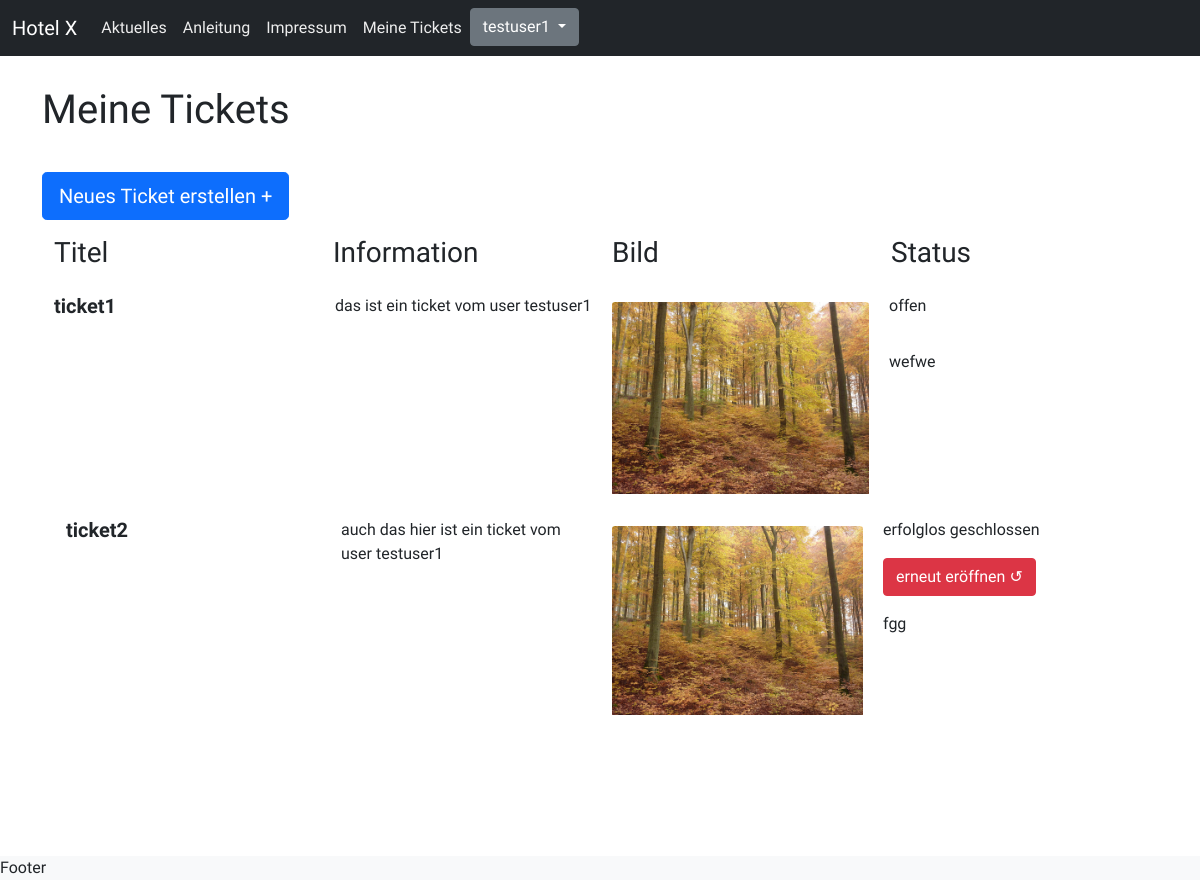
Before: /index.php?site=ticketList (signed in) with the older database file.
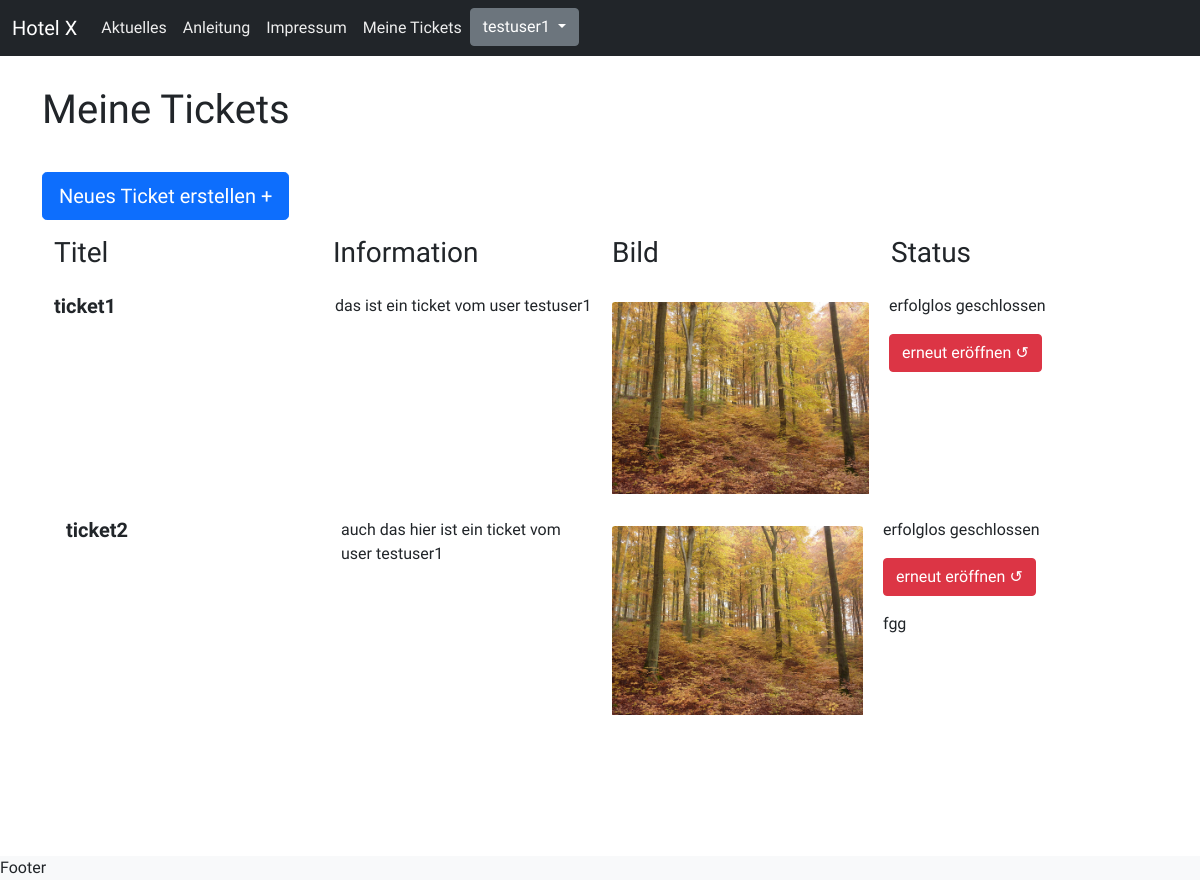
After: the same page with the newer database file.
### tables this page shows
CREATE TABLE `tickets` (
  `id` int(11) NOT NULL,
  `user_id` int(11) NOT NULL,
  `info` text NOT NULL,
  `image` varchar(250) NOT NULL,
  `state` varchar(50) NOT NULL,
  `title` varchar(80) NOT NULL,
  `timestamp` timestamp NOT NULL DEFAULT current_timestamp() ON UPDATE current_timestamp(),
  `reply` text DEFAULT NULL
);

### ticketList.php (the view, shortened to what this page needs)
<body>
    <div class="container">
<h1>Meine Tickets</h1>
<a type="button" class="btn btn-primary btn-lg" name="newTicket" href="?site=createTicket">Neues Ticket erstellen +</a>
<?php
            $sql = "Select * from tickets where user_id = ".$_SESSION["id"]." ";
            $result = $db_obj->query($sql);
          if( $result->num_rows == 0){
            echo "<p class='mt-3'>Sie haben noch keine Tickets erstellt.</p>";
          }
              else { ?>
                <div class="container my-3 d-none d-md-block">
                    <div class="row">
                      <div class="col-sm">
                        <h3>Titel</h3>
                      </div>
                      <div class="col-sm mx-auto justify-content-center">
                        <h3>Information</h3>
                      </div>
                      <div class="col-sm">
                        <h3>Bild</h3>
                      </div>
                      <div class="col-sm">
                        <h3>Status</h3>
                      </div>
                    </div>
                  </div>
              <?php } ?>
          <?php
            while ($row = $result->fetch_array()) {
            echo '<div class="container">
                      <form method="post" enctype="multipart/form-data">
                    <div class="row mt-3">
                      <input name="id" value='.$row['id'].' hidden></input>
                      <div class="col-sm">
                         <h5 class="card-title"><strong>'.$row['title'].'</strong></h5>
                      </div>
                      <div class="col-sm mx-auto justify-content-center">
                      <p class="card-text ">'.$row['info'].'</p>
                      </div>
                      <div class="col-sm p-2">
                        <img class="card-img-top" src="'.$row['image'].'" alt="image">
                      </div>
                      <div class="col-sm">
                        <p class="card-text">'.$row['state'].'</p>';
                      if($row["state"] == "erfolglos geschlossen") {
                         echo ' <button class="btn btn-danger" name="openTicket">erneut eröffnen &#x21ba;</button>';
                      }
                        echo '
                            <div class="col-sm">
                        <p class="card-text mt-3">'.$row['reply'].'</p>
                      </div>
                    </div>
                    </form>
                  </div>';
          }
         ?>
</div>
</body>

### index.php (shortened to what this page needs)
<!DOCTYPE html>
<html lang="en">
<head>
    <link rel="stylesheet" href="./css/style.css">
 <link href="https://cdn.jsdelivr.net/npm/bootstrap@5.0.0/dist/css/bootstrap.min.css" rel="stylesheet">
</head>
<header>
        <?php
        $pages = [ "home" => "./home.php",
                    "news" => "./news.php",
                    "imprint" => "./imprint.php",
                    "help" => "./help.php",
                    "login" => "./login.php",
                    "loginProcess" => "./loginProcess.php",
                    "createTicket" => "./createTicket.php",
                    "ticketList" => "./ticketList.php",
                    "loginTest" => "./loginTest.php",
                    "settings" => "./settings.php",
                    "allTickets" => "./allTickets.php",
                    "signUpGuest" => "./signUpGuest.php",
                    "userAdministration" => "./userAdministration.php",
                    "createNews" => "./createNews.php",
                    "editNews" => "./editNews.php",
                    "editNewsFormular" => "./editNewsFormular.php",
                    "userAdministration" => "./userAdministration.php",
                    "userEdit" => "./userEdit.php"];
        $site = "home";
        if (isset($_GET["site"])) {
            $site = $_GET["site"];
        }
    ?>
<?php
    include 'nav.php';
?>
</header>
<body>
  <main style="min-height: 100vh">
        <?php
            if (isset($pages[$site])) {
                include $pages[$site];
            } else {
                echo "404 site not found";
            }
        ?>
    </main>
</body>
<footer class="my-0">
    <div class="bg-light my-0 pb-0" >
        <div >
                <p class="m-0">Footer</p>
        </div>
    </div>
</footer>
</html>

### nav.php (shortened to what this page needs)
<nav class="navbar navbar-expand-lg navbar-dark bg-dark navbar-inverse">
      <div class="container-fluid">
            <a class="navbar-brand" href="./index.php">Hotel X</a>
            <div class="collapse navbar-collapse text-dark" id="navbarNav">
                <ul class="nav navbar-nav">
                  <li class="m-2"><a class="<?= ($site == "news" ? "active" : "") ?>" href=".?site=news">Aktuelles</a></li>
                  <li class="m-2"><a class="<?= ($site == "help" ? "active" : "") ?>" href="?site=help">Anleitung</a></li>
                  <li class="m-2"><a class="<?= ($site == "imprint" ? "active" : "") ?>" href="?site=imprint">Impressum</a></li>
                    <?php
                    if(!isset($_SESSION["username"])) {
                    ?>
                      <li class="m-2"><a class="<?= ($site == "login" ? "active" : "") ?>" href="?site=login">Login</a></li>
                     <?php } else {?>
                          <?php if($_SESSION["role"] == "guest") {?>
                                  <li class="m-2"><a class="<?= ($site == "ticketList" ? "active" : "") ?>" href="?site=ticketList">Meine Tickets</a></li>
                              <li class="dropdown">
                                  <a class="btn btn-secondary dropdown-toggle" type="button" data-bs-toggle="dropdown" aria-expanded="false">
                                  <?= $_SESSION["username"] ?>
                                  </a>
                                </li>
                                 <?php }?>
                    <?php }?>
                </ul>
            </div>
        </div>
        </nav>

### css/style.css (style rules this page uses)
* { font-family: "Abel", sans-serif; }
body { margin: 0; }
h1 { margin: 50px 0px; }
[class*="col-"] { width: 100%; float: left; }
@media all and (min-width: 1124px) { .container { margin: 0px 5em; } }
header a { color: #ededed; text-decoration: none; }
h1 { padding: 30px 0px; }

Changed rows visible on the page:
changed tickets "ticket1": state "offen" → "erfolglos geschlossen"; reply "wefwe" → (not shown); now shows "erneut eröffnen ↺"
